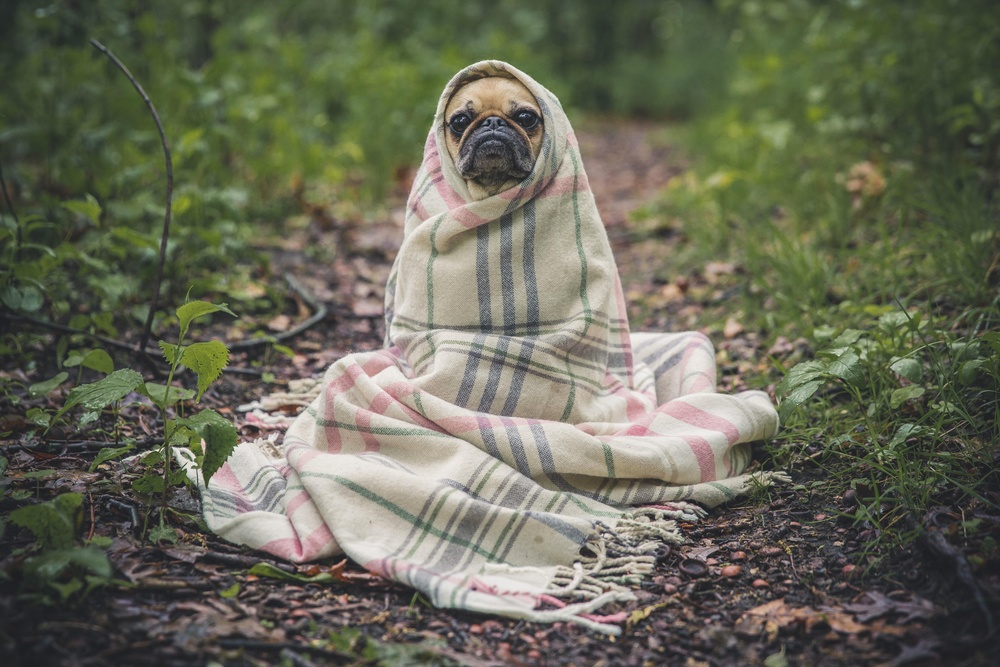
#> input picture Data/Input/Dog.jpg, 1000 x 667 px, shrunk from 4951 x 3301 before the run
$ python morphological_ops.py --input ../../Data/Input/Dog.jpg
#> lines starting #> are read from the running program, lines starting #| are printed output that depends on the picture
# Usage
# python morphological_ops.py -i ../../Data/Input/pyimagesearch_logo.png

# Load the libraries
import cv2
import argparse

# Add command line arguments
ap = argparse.ArgumentParser()
ap.add_argument("-i", "--input", type=str, required=True, help="Input image")
args = vars(ap.parse_args())

# Load image into memory
image = cv2.imread(args["input"])
#> image is the input picture: shape (667, 1000, 3); mean B, G, R 87.6, 105.3, 103.8
# Convert BGR to Gray scale image (as we need binary image to work with morphological operations)
gray = cv2.cvtColor(image, cv2.COLOR_BGR2GRAY)
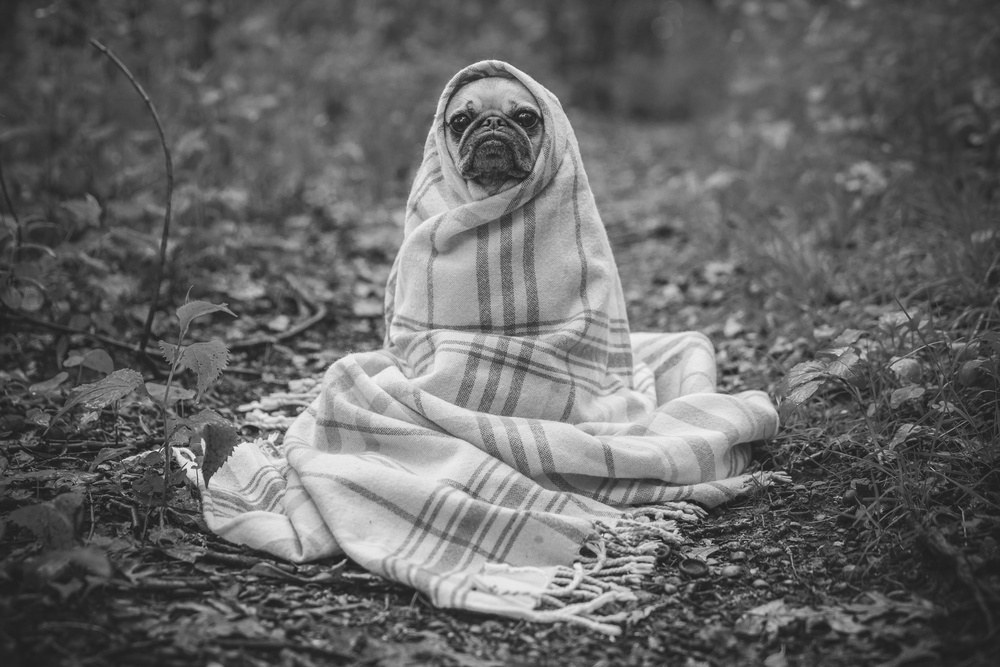
#> gray: shape (667, 1000); min 19, max 245, mean 102.8
# Display original and gray images
cv2.imshow("Original", image)
cv2.imshow("Gray", gray)

# Morphological operations
# 1. Erode - Erodes pixels from foreground
for i in range(3):
    eroded = cv2.erode(gray.copy(), None, iterations=i+1)
    cv2.imshow(f'Eroded: {i+1} times', eroded)
#> this loop made 3 passes
#> pass 1, `eroded = cv2.erode(gray.copy(), None, iterations=i+1)`:
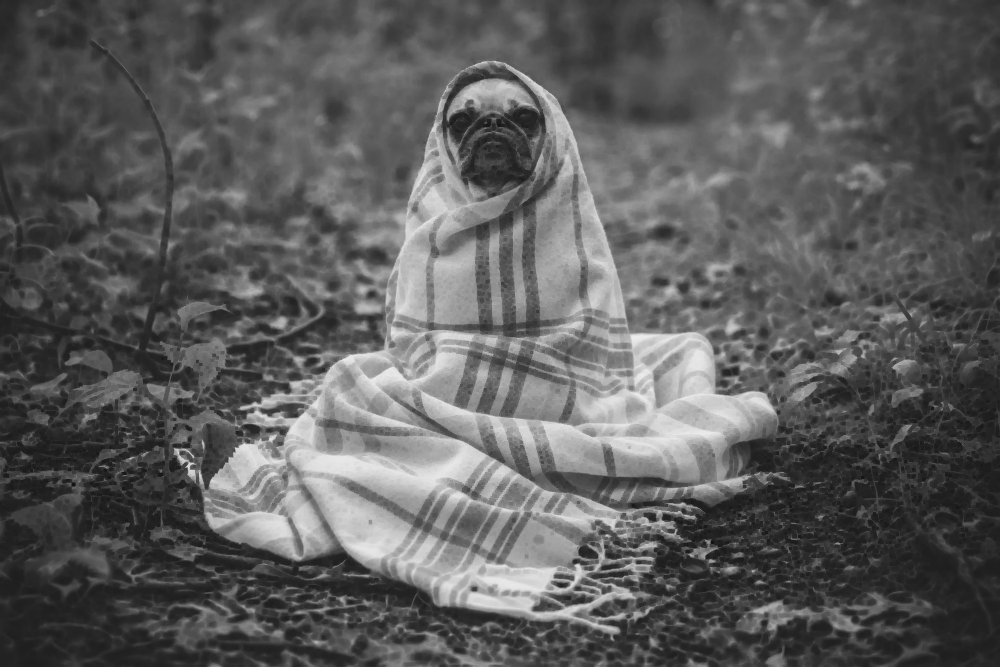
#> eroded: shape (667, 1000); min 19, max 237, mean 92.2

# 2. Dilation - Dilates pixels in foreground
for i in range(3):
    dilated = cv2.dilate(gray.copy(), None, iterations=i+1)
    cv2.imshow(f'Dilated: {i+1} times', dilated)
#> this loop made 3 passes
#> pass 3, `dilated = cv2.dilate(gray.copy(), None, iterations=i+1)`:
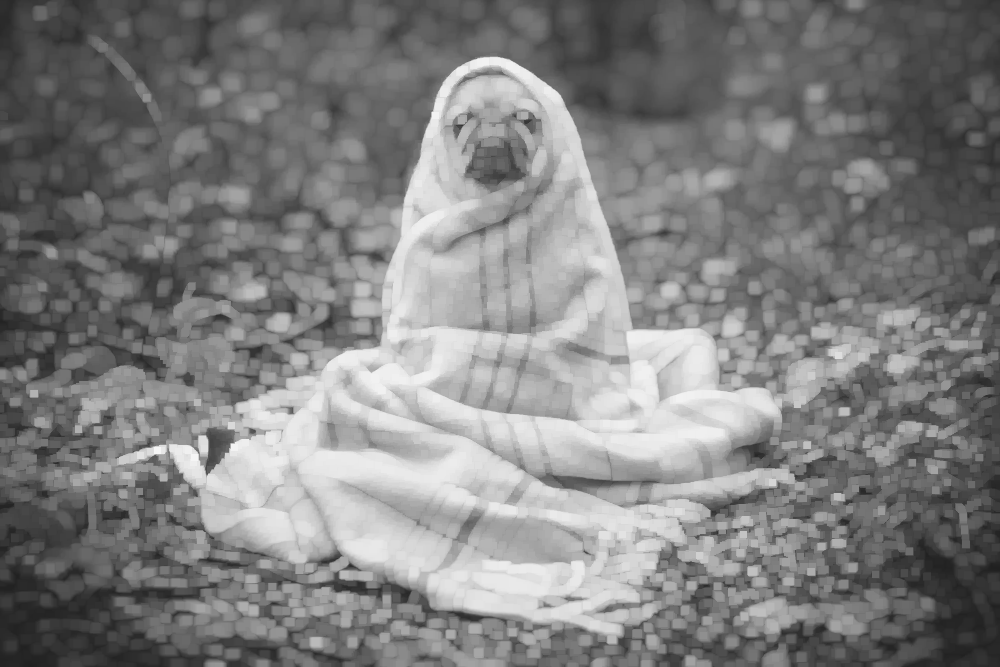
#> dilated: shape (667, 1000); min 31, max 245, mean 127.3

kernel_sizes = [(3, 3), (5, 5), (7, 7)]
# 3. Opening - Erosion followed by Dilation
# It helps in removing the noise in the binary image

for kernel_size in kernel_sizes:
    # Get the structuring element i.e. kernel to apply morpholigical operation on the binary image.
    kernel = cv2.getStructuringElement(cv2.MORPH_RECT, kernel_size)
    opened = cv2.morphologyEx(gray.copy(), cv2.MORPH_OPEN, kernel)
    cv2.imshow(f"Opened: ({kernel_size[0]},{kernel_size[1]})", opened)
#> this loop made 3 passes
#> kernel on pass 1: [[1, 1, 1], [1, 1, 1], [1, 1, 1]]
#> pass 2, `opened = cv2.morphologyEx(gray.copy(), cv2.MORPH_OPEN, kernel)`:
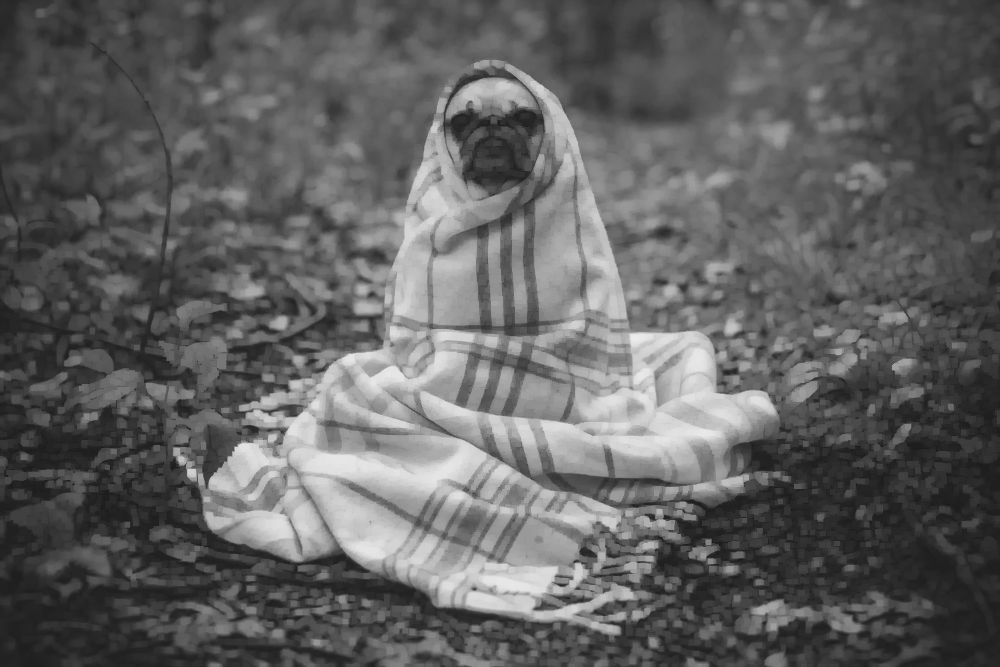
#> opened: shape (667, 1000); min 19, max 235, mean 96.7

# 4. Closing - Dilation followed by Erosion
# It helps in closing holes

for kernel_size in kernel_sizes:
    kernel = cv2.getStructuringElement(cv2.MORPH_RECT, kernel_size)
    closed = cv2.morphologyEx(gray.copy(), cv2.MORPH_CLOSE, kernel)
    cv2.imshow(f"Closed: ({kernel_size[0]}, {kernel_size[1]})", closed)
#> this loop made 3 passes
#> pass 2, `closed = cv2.morphologyEx(gray.copy(), cv2.MORPH_CLOSE, kernel)`:
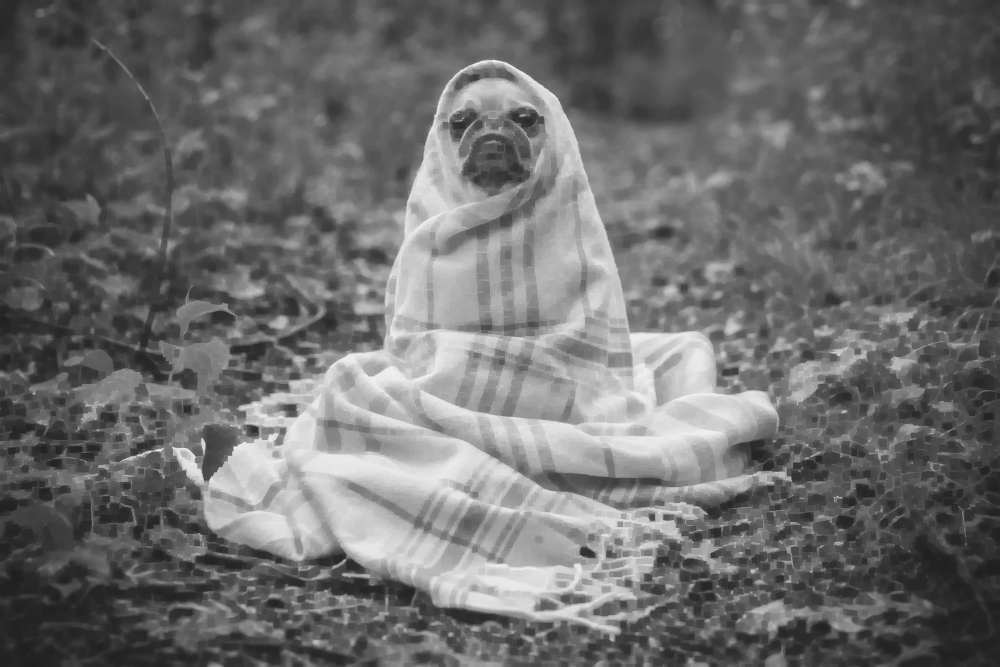
#> closed: shape (667, 1000); min 31, max 245, mean 108.8

# 5. Gradient - Difference between Dilation and Erosion
# It helps in outlining the objects in an image
for kernel_size in kernel_sizes:
    kernel = cv2.getStructuringElement(cv2.MORPH_RECT, kernel_size)
    grad = cv2.morphologyEx(gray.copy(), cv2.MORPH_GRADIENT, kernel)
    cv2.imshow(f"Gradient: ({kernel_size[0]}, {kernel_size[1]})", grad)
#> this loop made 3 passes
#> pass 1, `grad = cv2.morphologyEx(gray.copy(), cv2.MORPH_GRADIENT, kernel)`:
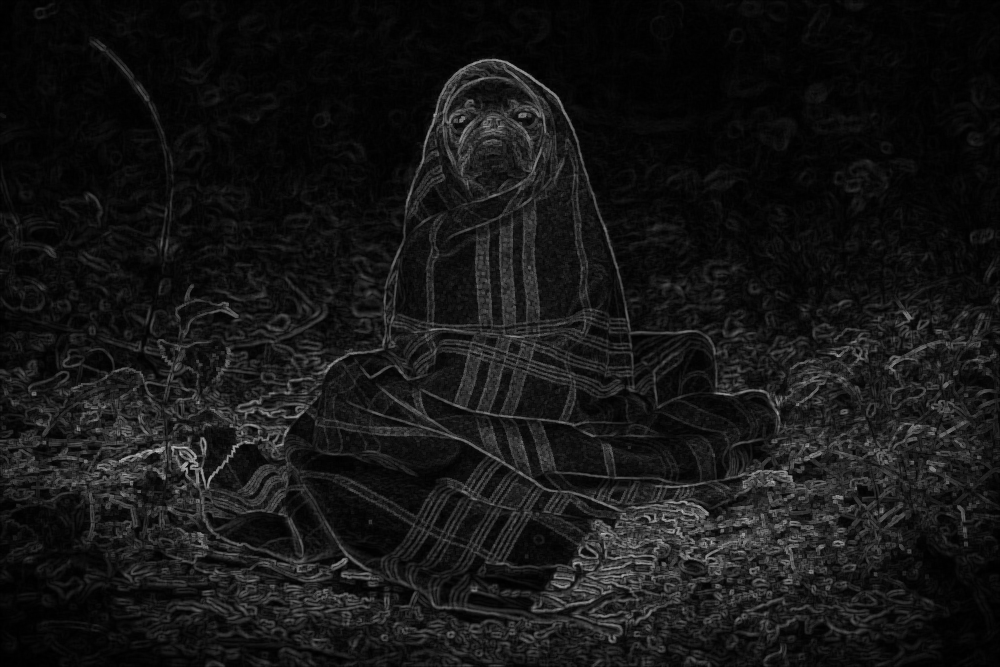
#> grad: shape (667, 1000); min 0, max 191, mean 21.5
#> pass 3, `grad = cv2.morphologyEx(gray.copy(), cv2.MORPH_GRADIENT, kernel)`:
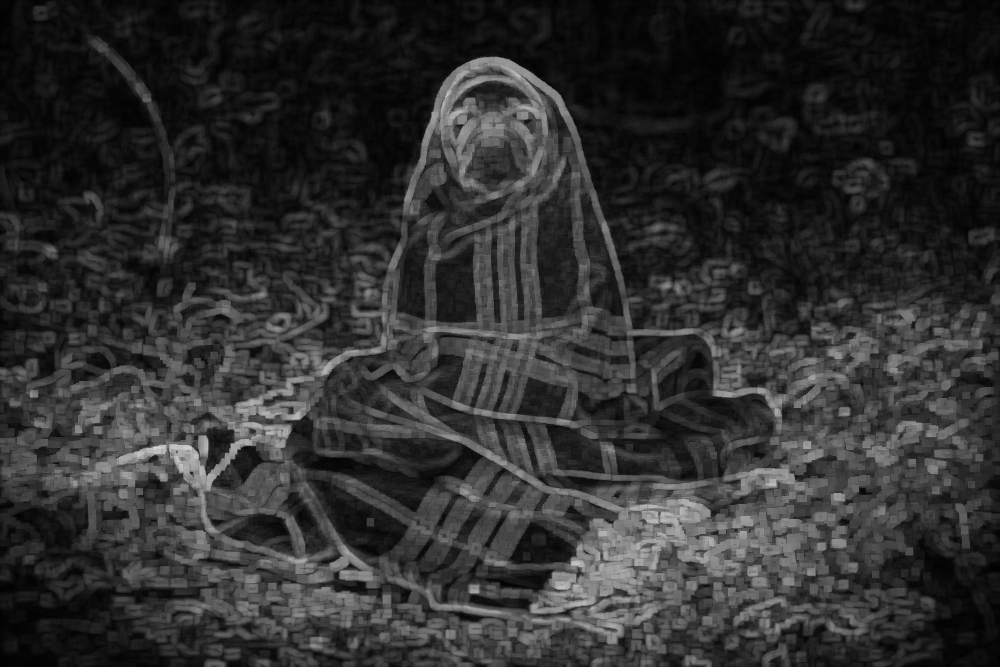
#> grad: shape (667, 1000); min 0, max 214, mean 47.3

cv2.waitKey(0)
